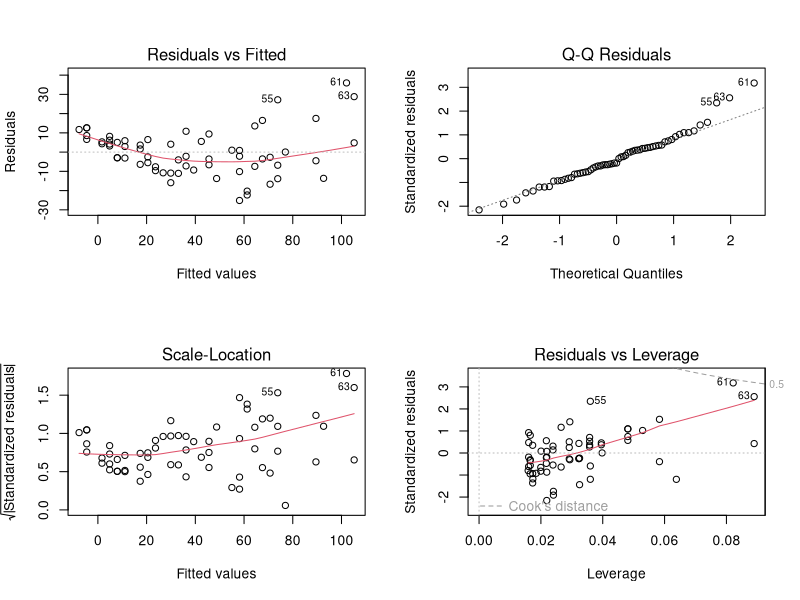

This figure's R source: (Note: this script raises an error after producing the figure.)
#Load dataset
carstop_data <- read.table(file='./carstop.txt', header=TRUE)
head(carstop_data)

x.2 <- carstop_data$Speed
y.2 <- carstop_data$StopDist
n = length(x.2)
#a. Fit regression line using Least Squares Method
reg_line.2 <- lm(y.2~x.2)

#b. Give standard error of the parameter estimates
b0.2 <- reg_line.2$coefficients[1]
b1.2 <- reg_line.2$coefficients[2]
yhat.2 <- b0.2 + b1.2*x.2 # fitted yhat
MSE.2 <- (sum((yhat.2-y.2)^2)/(n-2))
#Standard Error of b1
SE_b1.2 <- (1/sqrt(n))*sqrt(MSE.2) / sqrt(mean((x.2-mean(x.2))^2))

#c. Diagnostics to check model assumptions
par(mfrow = c(2,2))
plot(reg_line.2) #First line not so horizontal => not good. Second graph: Normal Q-Q: residuals are normally distributed.

#d. Improve model by transforming the response variable Y to sqrt(Y)
y_sqrt <- sqrt(carstop_data$StopDist)
reg_line_ysqrt <- lm(y_sqrt~x.2)
b0.2_sqrt <- reg_line_ysqrt$coefficients[1]
b1.2_sqrt <- reg_line_ysqrt$coefficients[2]
yhat.2_sqrt <- b0.2_sqrt + b1.2_sqrt*x # fitted yhat
MSE.2_sqrt <- (sum((yhat.2_sqrt-y_sqrt)^2)/(n-2))
#Standard Error of b1.2
SE_b1.2_sqrt <- (1/sqrt(n))*sqrt(MSE.2_sqrt) / sqrt(mean((x.2-mean(x.2))^2))

#Diagnostics of second model
par(mfrow=c(2,2))
plot(reg_line_ysqrt)

#e. 95% prediction intervals
new_data <- data.frame(x=c(10,20,30,40,50))
reg_line_95p <- predict(reg_line_ysqrt, interval="p", newdata=new_data)

#f. transform predicted values and intervals back to the original scale
